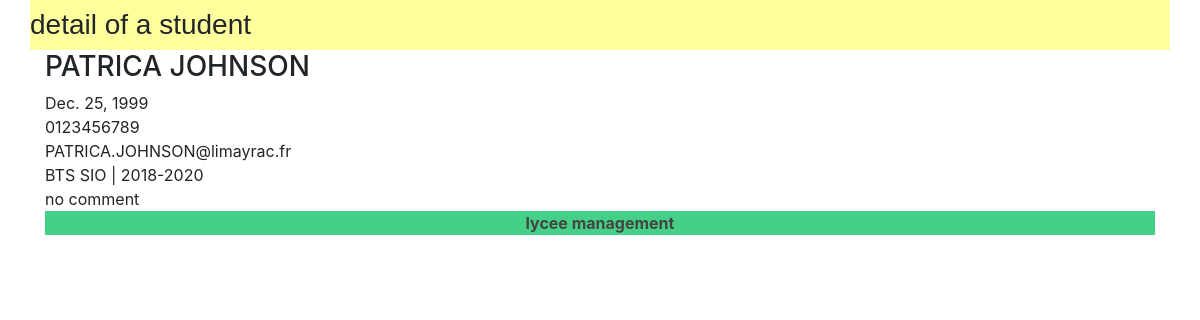
Page /lycee/student/2 on the committed database.
### lycee/models.py (models this page shows, shortened)
class Student(models.Model):
  first_name = models.CharField(
    max_length = 50,
    blank = False,
    null = False
  )
  birth_date = models.DateField(
    verbose_name= 'date of birth',
    blank = False,
    null = False
  )
  last_name = models.CharField(
    max_length = 255,
    blank = False,
    null = False,
    help_text = "last name",
    default= '???'
  )
  phone = models.CharField(
    max_length = 10,
    verbose_name = "phone number of student",
    blank = False,
    null = False,
    help_text = "phone number of student",
    default= '0123456789'
  )
  email = models.CharField(
    max_length = 255,
    verbose_name = "email of student",
    blank = False,
    null = False,
    help_text = "email of student",
    default = 'a@a.fr'
  )
  comments = models.CharField(
    max_length = 255,
    verbose_name = "comments of student",
    blank = True,
    null = False,
    help_text = "comments of student",
    default = '...'
  )
  cursus = models.ForeignKey(
    Cursus,
    on_delete = models.CASCADE,
    null = True
  )

class Cursus(models.Model):
  name = models.CharField(
    max_length = 50,
    blank = False,
    null = True,
    default = 'aucun'
  )
  year_from_bac = models.SmallIntegerField(
    help_text = 'year since the bac',
    verbose_name = 'year',
    blank = False,
    default = 0
  )
  scholar_year = models.CharField(
    max_length = 9,
    blank = False,
    null = True,
    default= '0000-0001'
  )
  def __str__(self):
    return '{} | {}'.format(self.name,self.scholar_year)

### lycee/views.py (the view)
# urls.py: path('lycee/student/<int:student_id>',views.detail_student,name='detail_student'),
def detail_student(request,student_id):
  result_list = Student.objects.get(pk=student_id)
  context = {
    'liste' : result_list,
  }
  return render(request,'lycee/student/detail_student.html',context)

### lycee/templates/lycee/student/detail_student.html (shortened to what this page needs)
{% extends "master.html" %}
{% load static %}
{% if liste %}
  {% block title %}
    <h3>detail of a student</h3>
  {% endblock %}
  {% block content %}
    <div class="container">
        <div class="row">
          <div class = "col">
            <h3>{{liste.first_name}} {{liste.last_name}}</h3>
            {{liste.birth_date}}
            {{liste.phone}}
            {{liste.email}}
            {{liste.cursus}}
            {{liste.comments}}
          </div>
        </div>
    </div>
  {% endblock %}
{% else %}
  <p> No cursus to show .</p>
{% endif %}

### lycee/static/lycee/style.css (style rules this page uses)
html { position: relative; min-height: 100%; }

### rows in the picture
Student: first_name "PATRICA", last_name "JOHNSON", birth_date "Dec. 25, 1999", phone "0123456789", email "PATRICA.JOHNSON@limayrac.fr", cursus "BTS SIO | 2018-2020", comments "no comment"
